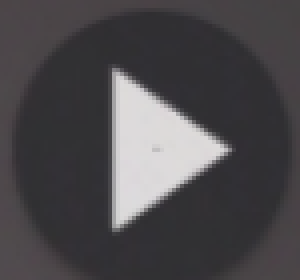
#> input picture templates/Ad/ad_play.png, 75 x 70 px, given in place of screenshot.jpeg, which was not available (shown 4 times larger)
$ python tile_recognition.py
#> lines starting #> are read from the running program, lines starting #| are printed output that depends on the picture; pictures that were not available may be replaced by others from this repository, and a replacement may not be noted
import cv2
import numpy as np
import tkinter as tk
from tkinter import filedialog
from collections import defaultdict
from IPython.display import display
import PIL.Image as Image
import io
import os


def show_image(img, scale):
    """Resize and display an image in Jupyter Notebook."""
    resized_img = cv2.resize(
        img, None, fx=scale, fy=scale, interpolation=cv2.INTER_AREA
    )
    is_success, buffer = cv2.imencode(".png", resized_img)
    if not is_success:
        raise ValueError("Failed to convert the image to PNG buffer")
    io_buf = io.BytesIO(buffer)
    display(Image.open(io_buf))


def find_and_print_locations(template_path, image_path):
    """Find, print, and display each location of the template image in the target image with different scaling."""
    image = cv2.imread(image_path)
    if image is None:
        print("Error: Could not read the target image.")
        return

    original_template = cv2.imread(template_path, cv2.IMREAD_GRAYSCALE)
    if original_template is None:
        print("Error: Could not read the template image.")
        return

    show_image(original_template, 0.5)  # Show the original template scaled down by 50%

    scales = [
        2.8,
        2.6,
        2.4,
        2.2,
        2.0,
        1.8,
        1.6,
        1.4,
        1.2,
        1,
        0.8,
        0.6,
        0.4
    ]  # Different scales to try

    locations = 0
    match_mask = np.zeros(image.shape[:2], dtype=bool)

    for scale in scales:
        resized_template = cv2.resize(
            original_template, None, fx=scale, fy=scale, interpolation=cv2.INTER_AREA
        )
        result = cv2.matchTemplate(
            cv2.cvtColor(image, cv2.COLOR_BGR2GRAY),
            resized_template,
            cv2.TM_CCOEFF_NORMED,
        )
        threshold = 0.84
        matches = np.where(result >= threshold)

        for y, x in zip(*matches):
            end_y, end_x = y + resized_template.shape[0], x + resized_template.shape[1]

            if np.any(match_mask[y:end_y, x:end_x]):
                continue  # Skip overlapping matches

            match_mask[y:end_y, x:end_x] = True

            highlight_image = image.copy()
            cv2.rectangle(highlight_image, (x, y), (end_x, end_y), (0, 255, 255), -1)
            cv2.addWeighted(highlight_image, 0.7, image, 0.3, 0, highlight_image)
            # show_image(highlight_image, 0.3)  # Display the match scaled down by 50%
            locations += 1
        if locations > 0:
            print(f"Scale {scale*100}% found {locations} matches")

    if locations > 4:
        raise ValueError("ERROR: more than 4 matches found!")
    return locations


# Paths and execution code
screenshot_path = "/path/to/your/screenshot.jpeg"
template_dir = "/path/to/your/templates/"
template_files = []

# Use os.walk to find all files in directory and subdirectories
for root, dirs, files in os.walk(template_dir):
    for file in files:
        if file.endswith(".PNG") or file.endswith(".png"):
            # Append the full path of the file
            template_files.append(os.path.join(root, file))
#> pass 3 of the loop `for root, dirs, files in os.walk(template_dir):`:

tiles_found = defaultdict(int)

prev = ""
for template_path in template_files:
    if prev != os.path.basename(os.path.dirname(template_path)):
        try:
            print(f"total {prev} tiles found = {tiles_found[prev]}")
        except:
            pass
        print(
            f"---------------------{os.path.basename(os.path.dirname(template_path))}---------------------"
        )
        prev = os.path.basename(os.path.dirname(template_path))
    found_tiles = find_and_print_locations(template_path, screenshot_path)
#> in find_and_print_locations, image is the input picture: shape (70, 75, 3); mean B, G, R 76.3, 73.5, 75.8
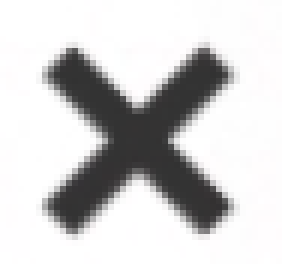
#> input picture templates/Ad/ad_white_x.png, 47 x 44 px (shown 6 times larger)
#> in show_image, `resized_img = cv2.resize( img, None, fx=scale, fy=scale, interpolation..`:
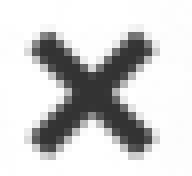
#> resized_img: shape (22, 24) (shown 8 times larger); min 50, max 255, mean 207.3
#> in show_image, `is_success, buffer = cv2.imencode(".png", resized_img)`: buffer = 423 values, max 255 at index 29, min 0 at index 8, mean 115.2
#> the loop in find_and_print_locations, `for scale in scales:` made 13 passes
#> result on pass 7: [-0.389]
#> pass 1, in find_and_print_locations, `resized_template = cv2.resize( original_template, None, fx=scale, fy=s..`:
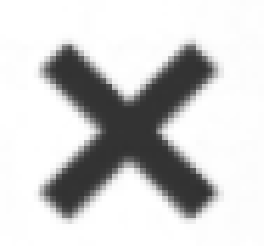
#> resized_template: shape (123, 132) (shown 2 times larger); min 49, max 255, mean 206.2
#> pass 1, in find_and_print_locations, `result = cv2.matchTemplate( cv2.cvtColor(image, cv2.COLOR_BGR2GRAY), r..`:
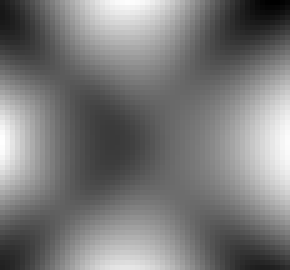
#> result: shape (54, 58) float32 (shown 5 times larger); min -0.508, max 0.213, mean -0.162; drawn with min black and max white
#> pass 2, in find_and_print_locations, `resized_template = cv2.resize( original_template, None, fx=scale, fy=s..`:
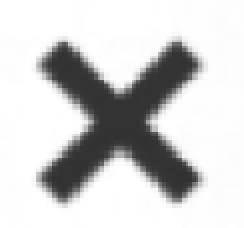
#> resized_template: shape (114, 122) (shown 2 times larger); min 49, max 255, mean 206
#> pass 2, in find_and_print_locations, `result = cv2.matchTemplate( cv2.cvtColor(image, cv2.COLOR_BGR2GRAY), r..`:
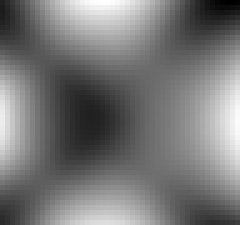
#> result: shape (45, 48) float32 (shown 5 times larger); min -0.432, max 0.0974, mean -0.185; drawn with min black and max white
#> after the loop in find_and_print_locations, `for scale in scales:`: match_mask: shape (70, 75) bool; every value is 0
#> after the loop in find_and_print_locations, `for scale in scales:`: locations = 0
#> found_tiles = 0
#> pass 3 of the loop `for template_path in template_files:`:
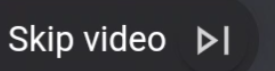
#> input picture templates/Ad/ad_skip_video.png, 275 x 71 px
#> original_template: shape (71, 275)
#> resized_img: shape (36, 138)
#> the loop in find_and_print_locations, `for scale in scales:` made 11 passes
#> pass 1, in find_and_print_locations (call 3), `result = cv2.matchTemplate( cv2.cvtColor(image, cv2.COLOR_BGR2GRAY), r..`:
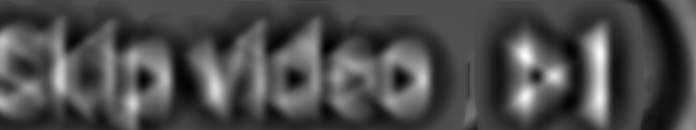
#> result: shape (130, 696) float32; min -0.26, max 0.572, mean -0.0126; drawn with min black and max white
#> pass 2, in find_and_print_locations (call 3), `result = cv2.matchTemplate( cv2.cvtColor(image, cv2.COLOR_BGR2GRAY), r..`:
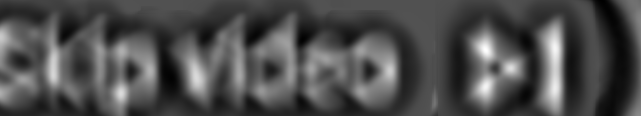
#> result: shape (116, 641) float32; min -0.254, max 0.544, mean -0.0113; drawn with min black and max white
#> (the run stopped early here; a loop or call above may not have finished)
